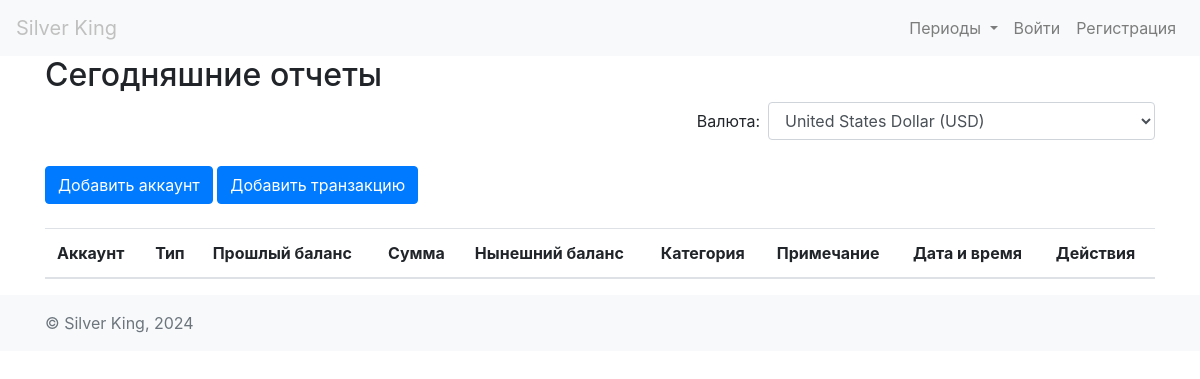
Before: /reports/today/ with the older database file.
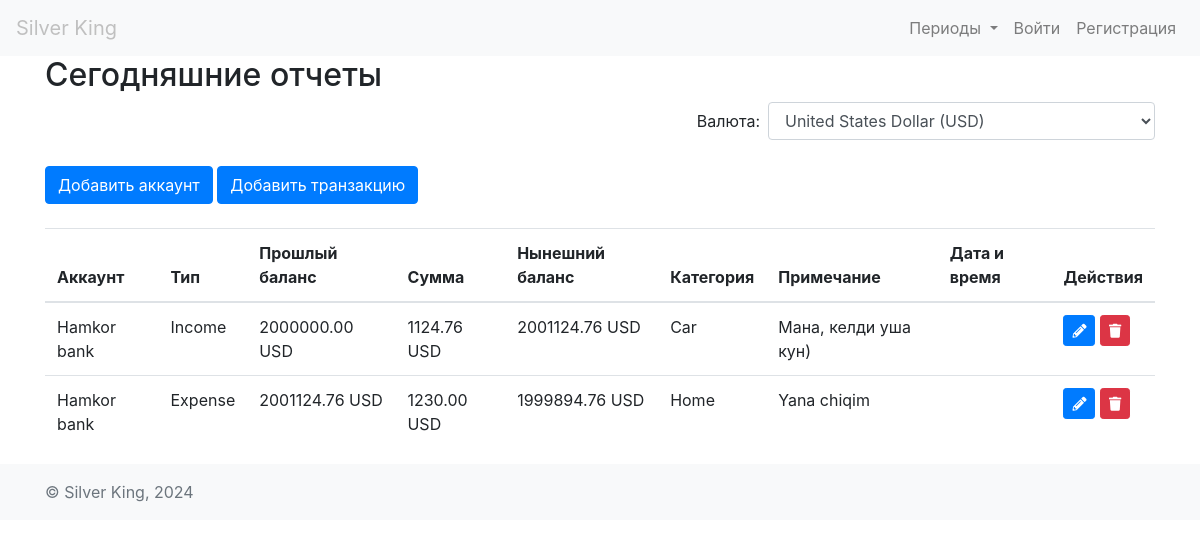
After: the same page with the newer database file.
### money_management/models.py (models this page shows, shortened)
class Account(models.Model):
    user = models.ForeignKey(User, on_delete=models.CASCADE)
    name = models.CharField(max_length=100)
    balance = models.DecimalField(max_digits=30, decimal_places=2)

class Transaction(models.Model):
    ACCOUNT_TYPES = [
        ('income', 'Income'),
        ('expense', 'Expense'),
    ]
    account = models.ForeignKey(Account, on_delete=models.CASCADE)
    type = models.CharField(max_length=10, choices=ACCOUNT_TYPES)
    amount = models.DecimalField(max_digits=30, decimal_places=2)
    category = models.CharField(max_length=100)
    date = models.DateField()
    note = models.TextField(blank=True, null=True)
    previous_balance = models.DecimalField(max_digits=30, decimal_places=2, default=0)
    current_balance = models.DecimalField(max_digits=30, decimal_places=2, default=0)
    created_at = models.DateTimeField(auto_now_add=True)
    updated_at = models.DateTimeField(auto_now=True)

### reports/views.py (the view)
# urls.py: path('today/', views.today_reports, name='today_reports'),
def today_reports(request):
    today = date.today()
    transactions = Transaction.objects.filter(date=today)
    account_form = AccountForm()
    target_currency = request.GET.get('currency', 'USD')
    with ThreadPoolExecutor() as executor:
        converted_transactions = list(executor.map(lambda t: convert_transaction(t, target_currency), transactions))
    return render(request, 'reports/today_reports.html', {
        'transactions': converted_transactions,
        'account_form': account_form,
        'target_currency': target_currency,
        'currency_choices': CURRENCY_CHOICES,
        'today': today
    })

### money_management/forms.py
class AccountForm(forms.ModelForm):
    class Meta:
        model = Account
        fields = ['name', 'balance']
        widgets = {
            'name': forms.TextInput(attrs={'class': 'form-control'}),
            'balance': forms.NumberInput(attrs={'class': 'form-control'}),
        }

### templates/reports/today_reports.html (shortened to what this page needs)
{% extends 'base.html' %}
{% load crispy_forms_tags %}
{% block content %}
<h2>Сегодняшние отчеты</h2>
<form method="GET" action="{% url 'today_reports' %}" class="form-inline" style="float: right; margin-bottom: 10px;">
    <div class="form-group">
        <label for="currency">Валюта:</label>
        <select name="currency" class="form-control ml-2" id="currency" onchange="this.form.submit()">
            {% for code, name in currency_choices %}
                <option value="{{ code }}" {% if target_currency == code %}selected{% endif %}>{{ name }} ({{ code }})</option>
            {% endfor %}
        </select>
    </div>
</form>
<a href="{% url 'money_management:add_account' %}?next={{ request.path }}" class="btn btn-primary mt-3">Добавить аккаунт</a>
<a href="{% url 'money_management:add_transaction' %}?next={{ request.path }}&date={{ today }}" class="btn btn-primary mt-3">Добавить транзакцию</a>
<table class="table mt-4">
    <thead>
        <tr>
            <th>Аккаунт</th>
            <th>Тип</th>
            <th>Прошлый баланс</th>
            <th>Сумма</th>
            <th>Нынешний баланс</th>
            <th>Категория</th>
            <th>Примечание</th>
            <th>Дата и время</th>
            <th>Действия</th>
        </tr>
    </thead>
    <tbody>
        {% for transaction in transactions %}
            <tr>
                <td>{{ transaction.account.name }}</td>
                <td>{{ transaction.type }}</td>
                <td>{{ transaction.previous_balance }} {{ target_currency }}</td>
                <td>{{ transaction.amount }} {{ target_currency }}</td>
                <td>{{ transaction.current_balance }} {{ target_currency }}</td>
                <td>{{ transaction.category }}</td>
                <td>{{ transaction.note }}</td>
                <td>{{ transaction.created_at }}</td>
                <td>
                    <a href="{% url 'money_management:update_transaction' pk=transaction.id %}" class="btn btn-sm btn-primary">
                        <i class="fas fa-pencil-alt"></i>
                    </a>
                    <a href="{% url 'money_management:delete_transaction' pk=transaction.id %}" class="btn btn-sm btn-danger">
                        <i class="fas fa-trash"></i>
                    </a>
                </td>
            </tr>
        {% endfor %}
    </tbody>
</table>
{% endblock %}

Changed rows visible on the page:
now on this page (row edited): Account: target_currency "USD"
